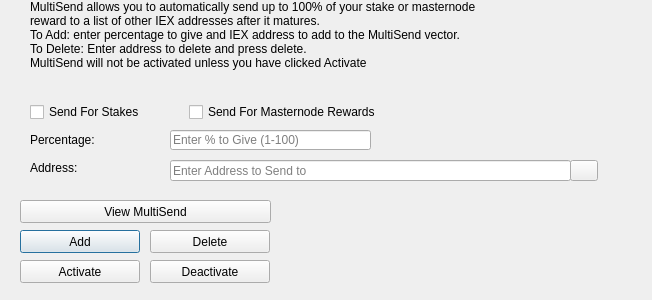
<?xml version="1.0" encoding="UTF-8"?>
<ui version="4.0">
 <class>MultiSendDialog</class>
 <widget class="QDialog" name="MultiSendDialog">
  <property name="windowModality">
   <enum>Qt::NonModal</enum>
  </property>
  <property name="geometry">
   <rect>
    <x>0</x>
    <y>0</y>
    <width>652</width>
    <height>300</height>
   </rect>
  </property>
  <property name="windowTitle">
   <string>MultiSend</string>
  </property>
  <widget class="QLineEdit" name="multiSendPercentEdit">
   <property name="geometry">
    <rect>
     <x>170</x>
     <y>130</y>
     <width>201</width>
     <height>20</height>
    </rect>
   </property>
   <property name="toolTip">
    <string>Enter whole numbers 1 - 100</string>
   </property>
   <property name="placeholderText">
    <string>Enter % to Give (1-100)</string>
   </property>
  </widget>
  <widget class="QLineEdit" name="multiSendAddressEdit">
   <property name="geometry">
    <rect>
     <x>170</x>
     <y>160</y>
     <width>401</width>
     <height>21</height>
    </rect>
   </property>
   <property name="toolTip">
    <string/>
   </property>
   <property name="placeholderText">
    <string>Enter Address to Send to</string>
   </property>
  </widget>
  <widget class="QLabel" name="label_2">
   <property name="geometry">
    <rect>
     <x>30</x>
     <y>0</y>
     <width>451</width>
     <height>121</height>
    </rect>
   </property>
   <property name="lineWidth">
    <number>1</number>
   </property>
   <property name="text">
    <string>MultiSend allows you to automatically send up to 100% of your stake or masternode reward to a list of other IEX addresses after it matures.
To Add: enter percentage to give and IEX address to add to the MultiSend vector.
To Delete: Enter address to delete and press delete.
MultiSend will not be activated unless you have clicked Activate</string>
   </property>
   <property name="alignment">
    <set>Qt::AlignLeading|Qt::AlignLeft|Qt::AlignTop</set>
   </property>
   <property name="wordWrap">
    <bool>true</bool>
   </property>
  </widget>
  <widget class="QLabel" name="message">
   <property name="geometry">
    <rect>
     <x>290</x>
     <y>200</y>
     <width>351</width>
     <height>91</height>
    </rect>
   </property>
   <property name="text">
    <string/>
   </property>
  </widget>
  <widget class="QPushButton" name="addButton">
   <property name="geometry">
    <rect>
     <x>20</x>
     <y>230</y>
     <width>120</width>
     <height>23</height>
    </rect>
   </property>
   <property name="toolTip">
    <string/>
   </property>
   <property name="statusTip">
    <string>Add to MultiSend Vector</string>
   </property>
   <property name="text">
    <string>Add</string>
   </property>
  </widget>
  <widget class="QPushButton" name="disableButton">
   <property name="geometry">
    <rect>
     <x>150</x>
     <y>260</y>
     <width>120</width>
     <height>23</height>
    </rect>
   </property>
   <property name="statusTip">
    <string>Deactivate MultiSend</string>
   </property>
   <property name="text">
    <string>Deactivate</string>
   </property>
  </widget>
  <widget class="QPushButton" name="addressBookButton">
   <property name="geometry">
    <rect>
     <x>570</x>
     <y>160</y>
     <width>28</width>
     <height>21</height>
    </rect>
   </property>
   <property name="toolTip">
    <string>Choose an address from the address book</string>
   </property>
   <property name="text">
    <string/>
   </property>
   <property name="icon">
    <iconset resource="../iex.qrc">
     <normaloff>:/icons/address-book</normaloff>:/icons/address-book</iconset>
   </property>
   <property name="shortcut">
    <string>Alt+A</string>
   </property>
   <property name="autoDefault">
    <bool>false</bool>
   </property>
  </widget>
  <widget class="QLabel" name="label">
   <property name="geometry">
    <rect>
     <x>30</x>
     <y>130</y>
     <width>121</width>
     <height>20</height>
    </rect>
   </property>
   <property name="toolTip">
    <string>Percentage of stake to send</string>
   </property>
   <property name="text">
    <string>Percentage:</string>
   </property>
  </widget>
  <widget class="QLabel" name="label_5">
   <property name="geometry">
    <rect>
     <x>30</x>
     <y>160</y>
     <width>111</width>
     <height>16</height>
    </rect>
   </property>
   <property name="toolTip">
    <string>Address to send portion of stake to</string>
   </property>
   <property name="text">
    <string>Address:</string>
   </property>
  </widget>
  <widget class="QPushButton" name="deleteButton">
   <property name="geometry">
    <rect>
     <x>150</x>
     <y>230</y>
     <width>120</width>
     <height>23</height>
    </rect>
   </property>
   <property name="toolTip">
    <string/>
   </property>
   <property name="statusTip">
    <string>Delete Address From MultiSend Vector</string>
   </property>
   <property name="text">
    <string>Delete</string>
   </property>
  </widget>
  <widget class="QPushButton" name="activateButton">
   <property name="geometry">
    <rect>
     <x>20</x>
     <y>260</y>
     <width>120</width>
     <height>23</height>
    </rect>
   </property>
   <property name="statusTip">
    <string>Activate MultiSend</string>
   </property>
   <property name="text">
    <string>Activate</string>
   </property>
  </widget>
  <widget class="QPushButton" name="viewButton">
   <property name="geometry">
    <rect>
     <x>20</x>
     <y>200</y>
     <width>251</width>
     <height>23</height>
    </rect>
   </property>
   <property name="toolTip">
    <string/>
   </property>
   <property name="statusTip">
    <string>View MultiSend Vector</string>
   </property>
   <property name="text">
    <string>View MultiSend</string>
   </property>
  </widget>
  <widget class="QWidget" name="horizontalLayoutWidget">
   <property name="geometry">
    <rect>
     <x>30</x>
     <y>100</y>
     <width>351</width>
     <height>24</height>
    </rect>
   </property>
   <layout class="QHBoxLayout" name="horizontalLayout">
    <item>
     <widget class="QCheckBox" name="multiSendStakeCheckBox">
      <property name="text">
       <string>Send For Stakes</string>
      </property>
     </widget>
    </item>
    <item>
     <widget class="QCheckBox" name="multiSendMasternodeCheckBox">
      <property name="text">
       <string>Send For Masternode Rewards</string>
      </property>
     </widget>
    </item>
   </layout>
  </widget>
 </widget>
 <resources>
  <include location="../iex.qrc"/>
 </resources>
 <connections/>
</ui>
